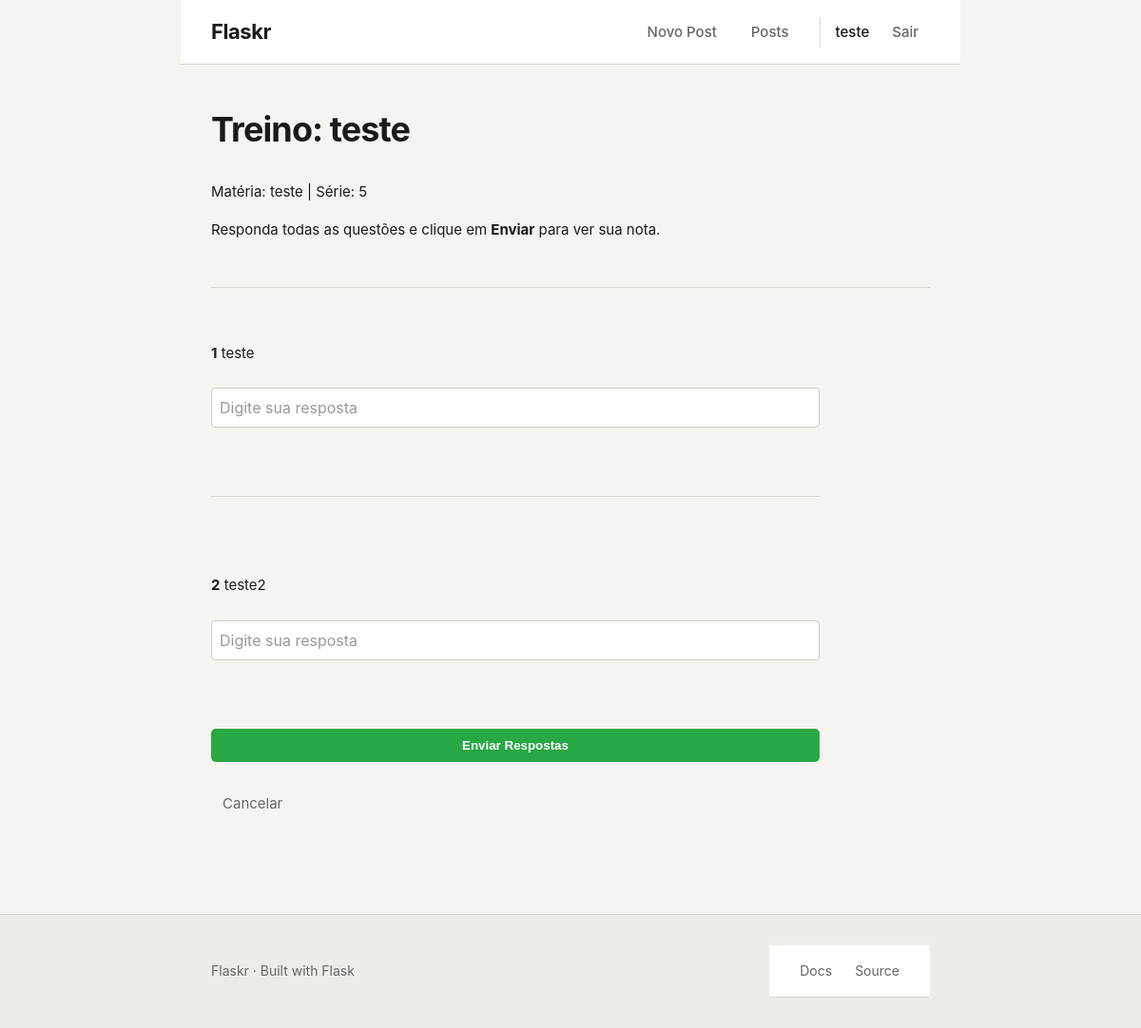
The app's page /prova/1/treinar (signed in) with its own data.
### tables this page shows
CREATE TABLE user (
    id INTEGER PRIMARY KEY AUTOINCREMENT,
    username TEXT UNIQUE NOT NULL,
    password TEXT NOT NULL,
    is_admin INTEGER NOT NULL DEFAULT 0 -- Nova coluna: 0 = normal, 1 = admin
);

CREATE TABLE provas (
    id INTEGER PRIMARY KEY AUTOINCREMENT,
    author_id INTEGER NOT NULL,
    created TIMESTAMP NOT NULL DEFAULT CURRENT_TIMESTAMP,
    titulo TEXT NOT NULL,
    serie TEXT NOT NULL,
    materia TEXT NOT NULL,
    FOREIGN KEY (author_id) REFERENCES user (id)
);

CREATE TABLE questoes (
    id INTEGER PRIMARY KEY AUTOINCREMENT,
    prova_id INTEGER NOT NULL,
    enunciado TEXT NOT NULL,
    resposta TEXT NOT NULL,  -- NOVA COLUNA PARA O GABARITO
    created TIMESTAMP NOT NULL DEFAULT CURRENT_TIMESTAMP,
    FOREIGN KEY (prova_id) REFERENCES provas (id) ON DELETE CASCADE
);

### flaskr/blog.py (the view, shortened to what this page needs)
@bp.route('/prova/<int:prova_id>/treinar', methods=('GET', 'POST'))
@login_required
def treinar(prova_id):
    prova = get_prova(prova_id, check_author=False)
    db = get_db()
    questoes = db.execute(
        'SELECT id, prova_id, enunciado, resposta'
        ' FROM questoes WHERE prova_id = ? ORDER BY created ASC',
        (prova_id,)
    ).fetchall()
    if not questoes:
        flash('Esta prova ainda não tem questões para treinar.', 'error')
        return redirect(url_for('blog.index'))
    return render_template('blog/treinar.html', prova=prova, questoes=questoes)

### flaskr/auth.py (called while the page is built)
@bp.before_app_request
def load_logged_in_user():
    user_id = session.get('user_id')
    if user_id is None:
        g.user = None
    else:
        g.user = get_db().execute('SELECT * FROM user WHERE id = ?', (user_id,)).fetchone()

def login_required(view):
    @functools.wraps(view)
    def wrapped_view(**kwargs):
        if g.user is None:
            flash('Você precisa estar logado para acessar esta página.', 'error')
            return redirect(url_for('auth.login'))
        return view(**kwargs)
    return wrapped_view

### flaskr/blog.py (called while the page is built)
def get_prova(id, check_author=True):
    prova = get_db().execute(
        'SELECT p.id, titulo, serie, materia, author_id, username'
        ' FROM provas p JOIN user u ON p.author_id = u.id'
        ' WHERE p.id = ?',
        (id,)
    ).fetchone()
    if prova is None:
        abort(404, f"Prova id {id} não existe.")
    if check_author and g.user['is_admin'] == 0 and prova['author_id'] != g.user['id']:
        abort(403)
    return prova

### flaskr/db.py (called while the page is built)
def get_db():
    if 'db' not in g:
        g.db = sqlite3.connect(
            current_app.config['DATABASE'],
            detect_types=sqlite3.PARSE_DECLTYPES
        )
        g.db.row_factory = sqlite3.Row
        g.db.execute("PRAGMA foreign_keys = ON")
    return g.db

### flaskr/templates/blog/treinar.html (shortened to what this page needs)
{% extends 'base.html' %}
{% block content %}
<header>
  <h1>Treino: {{ prova['titulo'] }}</h1>
  <p>Matéria: {{ prova['materia'] }} | Série: {{ prova['serie'] }}</p>
  <p>Responda todas as questões e clique em <strong>Enviar</strong> para ver sua nota.</p>
</header>
<hr>
<form method="post">
  {% for questao in questoes %}
    <article class="post">
      <p class="body" style="white-space: pre-wrap;"><strong>{{ loop.index }}</strong> {{ questao['enunciado'] }}</p>
      <input type="text" name="resposta_{{ questao['id'] }}" placeholder="Digite sua resposta" style="width: 100%; padding: 8px; margin-top: 8px; border: 1px solid #ccc; border-radius: 4px;">
    </article>
    {% if not loop.last %}<hr>{% endif %}
  {% endfor %}
  <br>
  <input type="submit" value="Enviar Respostas" style="padding: 10px 20px; background-color: #28a745; color: white; border: none; border-radius: 5px; cursor: pointer; font-weight: bold;">
  <a class="action" href="{{ url_for('blog.index') }}">Cancelar</a>
</form>
{% endblock %}

### flaskr/templates/base.html (shortened to what this page needs)
<!doctype html>
<html lang="pt-br">
<head>
    <link rel="stylesheet" href="{{ url_for('static', filename='style.css') }}">
</head>
<body>
    <nav>
        <a href="{{ url_for('blog.index') }}" class="logo">Flaskr</a>
        <div class="nav-links">
            {% if g.user %}
                <a href="{{ url_for('blog.create') }}">Novo Post</a>
                <a href="{{ url_for('blog.index') }}">Posts</a>
                <span class="user-info">
                    {{ g.user['username'] }}
                    <a href="{{ url_for('auth.logout') }}">Sair</a>
                </span>
            {% else %}
                <a href="{{ url_for('auth.register') }}">Register</a>
                <a href="{{ url_for('auth.login') }}">Log In</a>
            {% endif %}
        </div>
    </nav>
    <main>
        {% block content %}{% endblock %}
    </main>
    <footer>
        <div class="footer-inner">
            <span class="footer-brand">Flaskr · Built with Flask</span>
            <nav class="footer-links" aria-label="Links secundários">
                <a href="https://flask.palletsprojects.com/" target="_blank" rel="noopener">Docs</a>
                <a href="https://github.com/pallets/flask" target="_blank" rel="noopener">Source</a>
            </nav>
        </div>
    </footer>
</body>
</html>

### flaskr/static/style.css (style rules this page uses)
*, *::before, *::after { box-sizing: border-box; margin: 0; padding: 0; }
:root { --c-bg: #f5f4f0; --c-bg-subtle: #eeece6; --c-surface: #ffffff; --c-text: #1a1a1a; --c-text-muted: #666666; --c-text-subtle: #999999; --c-border: #d9d6cf; --c-border-strong: #a19e96; --c-accent: #0f766e; --c-accent-hover: #0d5f59; --c-accent-subtle: #d1ede9; --c-error: #b91c1c; --c-error-bg: #fef2f2; --c-success: #15803d; --c-success-bg: #f0fdf4; --s-1: 4px; --s-2: 8px; --s-3: 12px; --s-4: 16px; --s-5: 24px; --s-6: 32px; --s-8: 48px; --s-10: 64px; --s-12: 96px; --r-sm: 4px; --r-md: 6px; --r-lg: 10px; --content: 820px; --narrow: 640px; }
html { font-size: 100%; accent-color: var(--c-accent); }
body { font-family: "Inter", -apple-system, BlinkMacSystemFont, "Segoe UI", system-ui, "Noto Sans", sans-serif; font-size: 15px; line-height: 1.6; color: var(--c-text); background: var(--c-bg); -webkit-font-smoothing: antialiased; text-rendering: optimizeLegibility; display: grid; grid-template-rows: auto auto 1fr auto; min-height: 100vh; min-height: 100dvh; }
nav:first-of-type { display: grid; grid-template-columns: auto 1fr; grid-template-areas: "logo links"; align-items: center; gap: var(--s-5); max-width: var(--content); width: 100%; margin-inline: auto; padding: var(--s-4) var(--s-6); background: var(--c-surface); border-bottom: 1px solid var(--c-border); }
nav:first-of-type .logo { grid-area: logo; font-weight: 700; font-size: 1.375rem; letter-spacing: -0.02em; color: var(--c-text); text-decoration: none; white-space: nowrap; }
.nav-links { grid-area: links; display: grid; grid-auto-flow: column; grid-auto-columns: max-content; justify-content: end; align-items: center; gap: var(--s-1) var(--s-3); }
.nav-links a { color: var(--c-text-muted); text-decoration: none; font-size: 0.9375rem; font-weight: 500; padding: var(--s-1) var(--s-3); border-radius: var(--r-sm); transition: color 0.15s, background-color 0.15s; }
.user-info { display: inline grid; grid-auto-flow: column; grid-auto-columns: max-content; align-items: center; gap: var(--s-3); padding-left: var(--s-4); margin-left: var(--s-2); border-left: 1px solid var(--c-border); color: var(--c-text); font-size: 0.9375rem; font-weight: 500; }
main { max-width: var(--content); width: 100%; margin-inline: auto; padding: var(--s-8) var(--s-6) var(--s-12); container-type: inline-size; container-name: main; }
main h1 { font-size: clamp(1.875rem, 1.5rem + 1vw, 2.5rem); font-weight: 700; letter-spacing: -0.025em; line-height: 1.15; margin-block-end: var(--s-6); text-wrap: balance; }
main a { color: var(--c-accent); text-decoration: underline; text-underline-offset: 3px; text-decoration-thickness: 1px; transition: color 0.15s; }
main p + p, main p + form, main form + p, main form + hr { margin-block-start: var(--s-4); }
main hr { border: 0; border-top: 1px solid var(--c-border); margin: var(--s-8) 0; }
main { display: grid; grid-template-columns: minmax(0, 1fr); grid-auto-rows: auto; gap: 0; align-content: start; }
article.post .body { white-space: pre-wrap; line-height: 1.7; color: var(--c-text); padding-block: var(--s-2) var(--s-4); }
form { display: grid; grid-template-columns: minmax(0, 1fr); gap: var(--s-5); max-width: var(--narrow); align-content: start; }
form input[type="text"], form input[type="password"], form input[type="email"], form textarea { width: 100%; padding: 0.6875rem 0.875rem; font: inherit; font-size: 1rem; line-height: 1.5; color: var(--c-text); background: var(--c-surface); border: 1px solid var(--c-border-strong); border-radius: var(--r-md); transition: border-color 0.15s, box-shadow 0.15s; }
form input::placeholder, form textarea::placeholder { color: var(--c-text-subtle); }
form > a { justify-self: start; padding: var(--s-2) var(--s-3); font-size: 0.9375rem; color: var(--c-text-muted); text-decoration: none; border-radius: var(--r-sm); transition: color 0.15s, background-color 0.15s; }
footer { background: var(--c-bg-subtle); border-top: 1px solid var(--c-border); padding: var(--s-6) 0; }
.footer-inner { max-width: var(--content); margin-inline: auto; padding-inline: var(--s-6); display: grid; grid-template-columns: 1fr max-content; align-items: center; gap: var(--s-4); }
.footer-brand { color: var(--c-text-muted); font-size: 0.875rem; }
.footer-links { display: grid; grid-auto-flow: column; grid-auto-columns: max-content; gap: var(--s-4); }
.footer-links a { color: var(--c-text-muted); font-size: 0.875rem; text-decoration: none; transition: color 0.15s; }

### records on screen
user: user.username "teste"
provas: titulo "teste", materia "teste", serie "5"
questoes: enunciado "teste"
questoes: enunciado "teste2"
